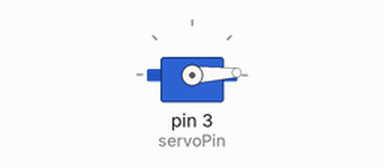
Recording of a sketch running on a simulated Arduino Uno, built with avr-gcc and run on an emulated ATmega328P. Shown: servo.

Above: at 0.05 s.
At 1.3 s:
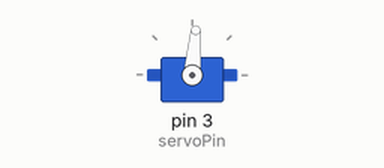
At 2.6 s:
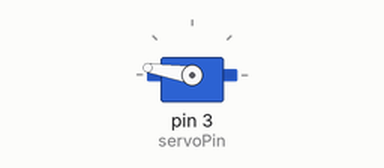
At 5.2 s:
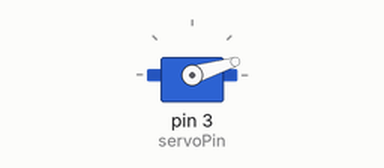
Timing chart, 0 to 7.1 s (numbered marks = the images above):
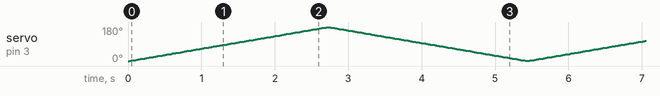

The sketch:

ServoMotor_Sweep.ino
```cpp
#include <Servo.h>


int servoPin = 3;

Servo servo;

int angle = 0;   // servo position in degrees

void setup()
{
  servo.attach(servoPin);
}


void loop()
{
  // scan from 0 to 180 degrees
  for(angle = 0; angle < 180; angle++)
  {
    servo.write(angle);
    delay(15);
  }
  // now scan back from 180 to 0 degrees
  for(angle = 180; angle > 0; angle--)
  {
    servo.write(angle);
    delay(15);
  }
}
```
